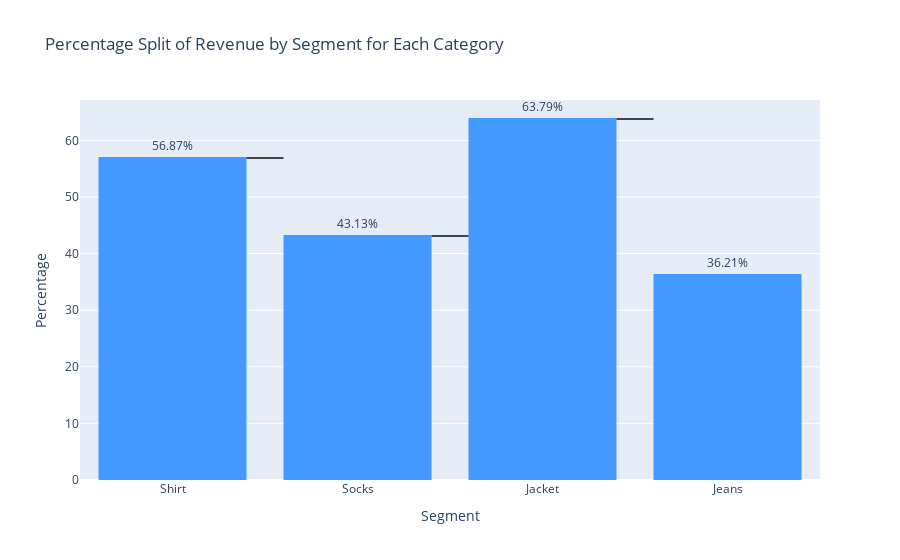

Notebook code for this chart:
### Code cell
# Create a waterfall chart
fig = go.Figure(go.Waterfall(
    name="",
    orientation="v",
    measure=["absolute"] * len(revenue_by_category_segment),
    x=revenue_by_category_segment['segment_name'],
    textposition="outside",
    text=revenue_by_category_segment['percentage'].apply(lambda x: f"{x:.2f}%"),
    y=revenue_by_category_segment['percentage'],))

fig.update_layout(
    title="Percentage Split of Revenue by Segment for Each Category",
    xaxis_title="Segment",
    yaxis_title="Percentage",
    showlegend=False,)

fig.show()

### Figure 1 — Plotly figure (JSON) as saved in the notebook; plotly's stock layout.template omitted (floating-point values rounded to 4 significant figures)
{"data": [{"measure": ["absolute", "absolute", "absolute", "absolute"], "name": "", "orientation": "v", "text": ["56.87%", "43.13%", "63.79%", "36.21%"], "textposition": "outside", "type": "waterfall", "x": ["Shirt", "Socks", "Jacket", "Jeans"], "y": [56.87, 43.13, 63.79, 36.21]}], "layout": {"showlegend": false, "title": {"text": "Percentage Split of Revenue by Segment for Each Category"}, "xaxis": {"title": {"text": "Segment"}}, "yaxis": {"title": {"text": "Percentage"}}}}
